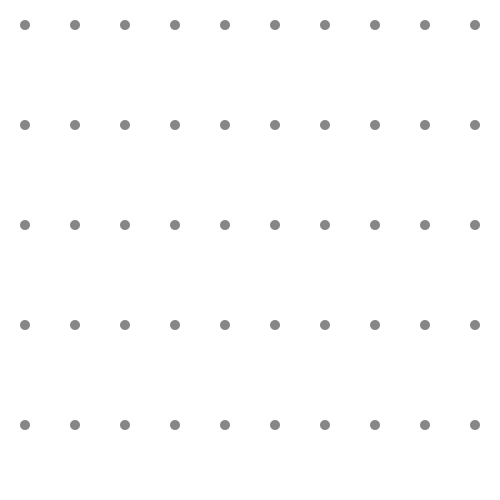
Frame 1 (no input)
Frame 60 (the mouse pressed at the canvas centre just before this capture): identical to frame 1, image omitted
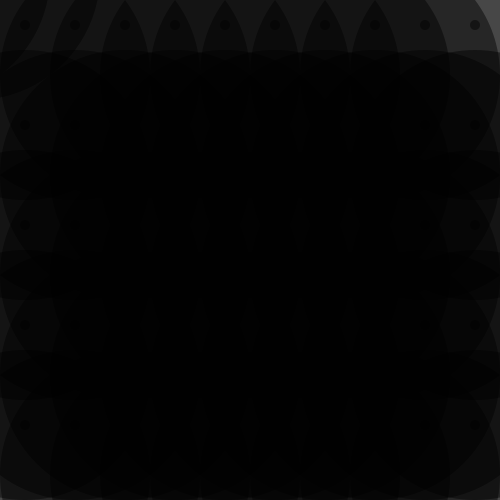
Frame 120 (the mouse held since frame 60 and released just before this capture)

The Processing sketch that drew these frames (run headless with seeded random() and noise(); from frame 60 on, the mouse is pressed at the canvas centre):

// Processing sketch: processing_84235
// ── processing_84235.pde

void setup()
{
  size(500, 500);
  
}
 
void draw()
   {   
      
      
  background(255);
  noStroke();
  smooth();
      
      fill(0,120);    
 
  for (int posX=25; posX<= 475; posX = posX+50)

 
    for (int posY=25; posY<= 475; posY = posY+50)
    {
    
      ellipse(posX,posY,10,10);
     
     

     rotate(PI/1);
    ellipse(posX,posY,mouseX,mouseY);
     
  
      
}

}
